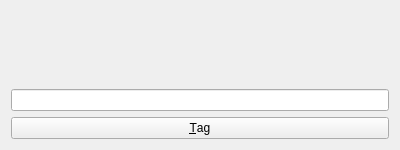
<?xml version="1.0" encoding="UTF-8"?>
<ui version="4.0">
<class>PingDialog</class>

<widget class="QWidget" name="PingDialog">
  <property name="geometry">
    <rect>
      <x>0</x>
      <y>0</y>
      <width>400</width>
      <height>150</height>
    </rect>
  </property>
  <property name="sizePolicy">
    <sizepolicy hsizetype="Fixed" vsizetype="Fixed">
      <horstretch>0</horstretch>
      <verstretch>0</verstretch>
    </sizepolicy>
  </property>
  <property name="windowTitle">
    <string>TagTime</string>
  </property>
  <property name="toolTip">
    <string>Tag your current activity</string>
  </property>
  <layout class="QVBoxLayout" name="verticalLayout_2">
    <item>
      <layout class="QVBoxLayout" name="verticalLayout">
        <item>
          <widget class="QLabel" name="label">
            <property name="text">
              <string/>
            </property>
          </widget>
        </item>
        <item>
          <widget class="QLineEdit" name="tagEdit"/>
        </item>
        <item>
          <widget class="QPushButton" name="tagButton">
            <property name="text">
              <string>&amp;Tag</string>
            </property>
          </widget>
        </item>
      </layout>
    </item>
  </layout>
</widget>

<layoutdefault spacing="6" margin="11"/>
<resources/>
<connections/>
</ui>
